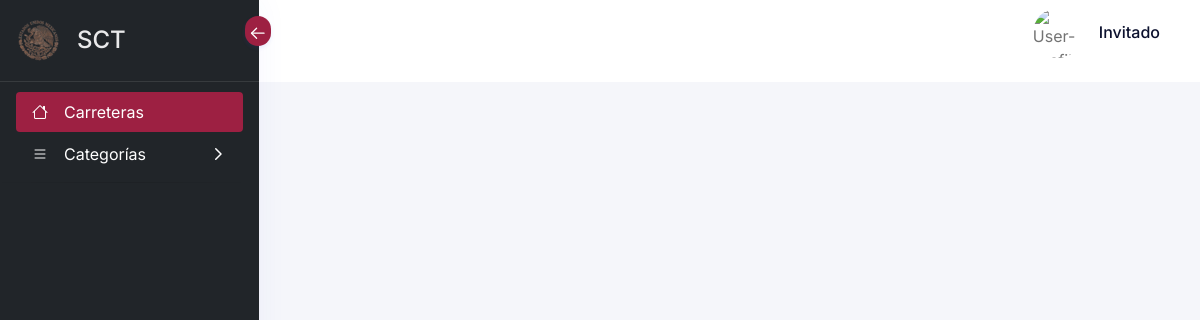
/?view=confluye&opt=confluye&Carretera=Carretera F, run on an earlier commit of the app's database.
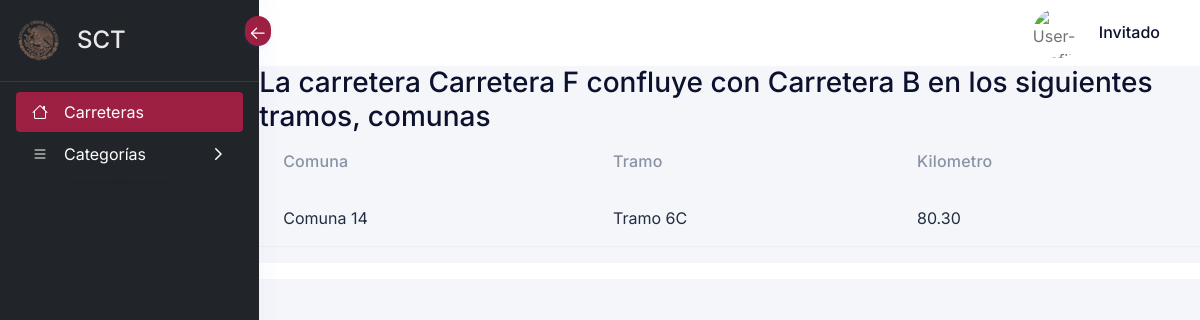
And on a later commit of the database.
### tables this page shows
CREATE TABLE carreteras (
    id_Carretera INT AUTO_INCREMENT PRIMARY KEY,
    Nombre VARCHAR(255) NOT NULL,
    Kilometros DECIMAL(10, 2) NOT NULL,
    Categoria_id INT NOT NULL,
    Carretera_Anterior INT,
    Carretera_Posterior INT,
    status int default 1,
    FOREIGN KEY (Categoria_id) REFERENCES categorias(id_Categoria),
    FOREIGN KEY (Carretera_Anterior) REFERENCES carreteras(id_Carretera),
    FOREIGN KEY (Carretera_Posterior) REFERENCES carreteras(id_Carretera)
);

CREATE TABLE comunas (
    id_Comuna INT AUTO_INCREMENT PRIMARY KEY,
    Nombre VARCHAR(255) NOT NULL,
    Kilometros DECIMAL(10, 2) NOT NULL,
    Pos_Inicio DECIMAL(10, 2) NOT NULL,
    Pos_Final DECIMAL(10, 2) NOT NULL,
    Tramo_id INT,
    Comuna_Anterior INT,
    Comuna_Posterior INT,
    status int default 1,
    FOREIGN KEY (Tramo_id) REFERENCES tramos(id_Tramo),
    FOREIGN KEY (Comuna_Anterior) REFERENCES comunas(id_Comuna),
    FOREIGN KEY (Comuna_Posterior) REFERENCES comunas(id_Comuna)
);

CREATE TABLE tramos (
    id_Tramo INT AUTO_INCREMENT PRIMARY KEY,
    Nombre VARCHAR(255) NOT NULL,
    Pos_Inicio DECIMAL(10, 2) NOT NULL,
    Pos_Final DECIMAL(10, 2) NOT NULL,
    Tramo_Anterior INT,
    Tramo_Posterior INT,
    Kilometros DECIMAL(10, 2) NOT NULL,
    Carretera_id INT,
    status int default 1,
    FOREIGN KEY (Tramo_Anterior) REFERENCES tramos(id_Tramo),
    FOREIGN KEY (Tramo_Posterior) REFERENCES tramos(id_Tramo),
    FOREIGN KEY (Carretera_id) REFERENCES carreteras(id_Carretera)
);

### core/controller/Model.php (called while the page is built, shortened)
<?php
class Model {
	public static function exists($modelname){
		$fullpath = self::getFullpath($modelname);
		$found=false;
		if(file_exists($fullpath)){
			$found = true;
		}
		return $found;
	}
	public static function getFullpath($modelname){
		return "core/app/model/".$modelname.".php";
	}
	public static function one($query,$aclass){
		$found = null;
		$data = new $aclass;
		while($r = $query->fetch_array()){
			$cnt=1;
			foreach ($r as $key => $v) {
				if($cnt>0 && $cnt%2==0){
					$data->$key = $v;
				}
				$cnt++;
			}
			$found = $data;
			break;
		}
		return $found;
	}
}
?>

### core/controller/Executor.php (called while the page is built, shortened)
<?php
class Executor {
	public static function doit($sql){
		$con = Database::getCon();
		return array($con->query($sql),$con->insert_id);
	}
}
?>

### core/app/model/CarreterasData.php (called while the page is built, shortened)
<?php
class CarreterasData extends Extra{
	public static function getByNombre($nombre){
		$sql = "select * from carreteras where status=1 and Nombre='$nombre'";
		$query = Executor::doit($sql);
		return Model::one($query[0],new CarreterasData());
	}
	public static function getByPosterior($posterior){
		$sql = "select * from carreteras where status=1 and id_Carretera='$posterior'";
		$query = Executor::doit($sql);
		return Model::one($query[0],new CarreterasData());
	}
}
?>

### core/controller/Layout.php (called while the page is built)
<?php
class Module {
	public static function loadLayout(){
		include "core/app/layouts/layout.php";
	}
}
?>

### core/controller/Lb.php (called while the page is built, shortened)
<?php
class Lb {
	public function start(){
		include "core/app/init.php";
	}
}
?>

### index.php (called while the page is built, shortened)
<?php
$lb = new Lb();
$lb->start();
?>

### core/app/model/TramoData.php (called while the page is built, shortened)
<?php
class TramoData extends Extra{
	public static function getLastTramo($id_carretera){
		$sql = "select t.id_Tramo as id_Tramo, t.Nombre as Nombre
		FROM tramos t
		INNER JOIN carreteras c ON t.Carretera_id = c.id_Carretera
		WHERE c.id_Carretera = '$id_carretera' and t.status=1
		ORDER BY t.Pos_Final DESC
		LIMIT 1;";
		$query = Executor::doit($sql);
		return Model::one($query[0],new TramoData());
	}
}
?>

### core/app/model/ComunaData.php (called while the page is built, shortened)
<?php
class ComunaData extends Extra{
	public static function getLastComuna($id_tramo){
		$sql = "select c.id_Comuna as id_Comuna, c.Nombre as Nombre
		FROM comunas c
		INNER JOIN tramos t ON c.Tramo_id = t.id_Tramo
		WHERE t.id_tramo = '$id_tramo' and c.status=1
		ORDER BY c.Pos_Final DESC
		LIMIT 1;";
		$query = Executor::doit($sql);
		return Model::one($query[0],new ComunaData());
	}
}
?>

### core/app/view/confluye-view.php (the view)
<?php
    if(isset($_GET["opt"]) && $_GET["opt"] == "confluye"){
			$Carretera = CarreterasData::getByNombre($_GET['Carretera']);
            if($Carretera->Carretera_Posterior){
                $Carretera_Posterior = $Carretera->Carretera_Posterior;
                $Carretera_Posterior = CarreterasData::getByPosterior($Carretera_Posterior);
                $Posterior_existencia = true;
            }
            else{
                $Carretera_Posterior = false;
                $Posterior_existencia = false;
            }
            if($Carretera_Posterior){
            $Tramo = TramoData::getLastTramo($Carretera->id_Carretera);
            } else {
                $Tramo = false;
            }
            if($Tramo){
                $comuna = ComunaData::getLastComuna($Tramo->id_Tramo);
            } else {
            $comuna = false;
            }
			$found = false;
			if($Carretera!=null){
					$found=true;
			}
if($found && $Posterior_existencia){
?>
<p class="h3">La carretera <?php echo $Carretera->Nombre?> confluye con <?php echo $Carretera_Posterior->Nombre?> en los siguientes tramos, comunas</p>
<div class="bd-example table-responsive">
        <table class="table table-striped">
            <thead>
            <tr>
                <th scope="col">Comuna</th>
                <th scope="col">Tramo</th>
                <th scope="col">Kilometro</th>
            </tr>
            </thead>
            <tbody>
            <tr>
                <td><?php try {
                        echo $comuna ? $comuna->Nombre : '';
                    } catch (Exception $e) {
                        echo 'Error al acceder a la propiedad Nombre de $comuna.';
                    } ?></td>
                <td><?php try {
                        echo $Tramo ? $Tramo->Nombre : '';
                    } catch (Exception $e) {
                        echo 'Error al acceder a la propiedad Nombre de $Tramo.';
                    } ?></td>
                <td><?php try {
                        echo $Carretera ? $Carretera->Kilometros : '';
                    } catch (Exception $e) {
                        echo 'Error al acceder a la propiedad Nombre de $Carretera.';
                    } ?></td>
            </tr>
            </tbody>
        </table>
</div>
<?php
    } elseif($found && $Posterior_existencia==null){
?>
<p class="h3">La carretera <?php echo $Carretera->Nombre?> no confluye con otra carretera y concluye en el Kilometro <?php  echo $Carretera->Kilometros?></p>
<?php
    }
}
?>

What changed in the data, as far as the page shows it:
added carreteras: Nombre "Carretera F", Kilometros "80.30"
now on this page (row unchanged): carreteras: Nombre "Carretera B"
added comunas: Nombre "Comuna 14"
added tramos: Nombre "Tramo 6C"
Also different on the page:
text now shown: "La carretera confluye con en los siguientes tramos, comunas Comuna Tramo Kilometro"
